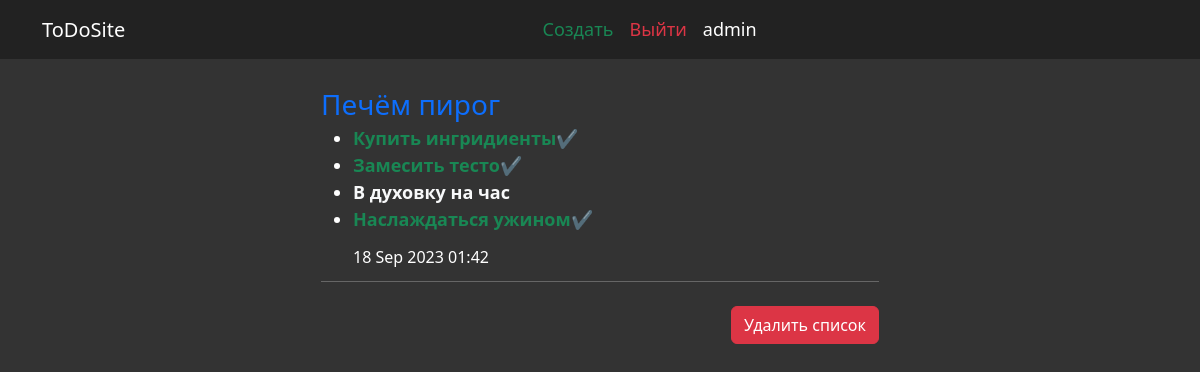
The app's page /list/detail/104/ (signed in) with its own data.
### accounts/models.py (models this page shows, shortened)
class User(AbstractBaseUser):
    email       = models.EmailField(max_length=255, blank=True)
    username    = models.CharField(max_length=255, unique=True)
    is_active   = models.BooleanField(default=True)
    staff       = models.BooleanField(default=False)
    admin       = models.BooleanField(default=False)
    timestamp   = models.DateTimeField(auto_now_add=True)
    REQUIRED_FIELDS = ['email']
    USERNAME_FIELD = 'username'
    objects = UserManager()

### core/models.py (models this page shows, shortened)
class List(models.Model):
    title = models.CharField(max_length=255, default='Список без названия', verbose_name='Список задач', blank=True, null=True)
    created_at = models.DateTimeField(auto_now_add=True, verbose_name='Дата создания')
    user = models.ForeignKey(User, on_delete=models.CASCADE, )
    def get_absolute_url(self):
        return reverse('list', kwargs={'pk':self.pk, })
    class Meta:
        verbose_name = 'Список задач'
        verbose_name_plural = 'Списки задач'

class Task(models.Model):
    title = models.CharField(max_length=255, default='Задача без названия', verbose_name='Задача', blank=True, null=True)
    description = models.TextField(blank=True, verbose_name='Описание')
    created_at = models.DateTimeField(auto_now_add=True, verbose_name='Дата создания')
    due_at  = models.DateTimeField(blank=True, null=True, verbose_name='Дата завершения')
    status = models.BooleanField(default=False, verbose_name='Статус выполнения')
    parent_task = models.ForeignKey('self', on_delete=models.CASCADE, blank=True, null=True, related_name='sub_tasks', verbose_name='Родительская задача')
    task_list = models.ForeignKey(List, on_delete=models.CASCADE, related_name='tasks',verbose_name='Список задач', blank=True, null=True)
    user = models.ForeignKey(User, on_delete=models.CASCADE, )
    def get_absolute_url(self):
        return reverse('task', kwargs={'pk':self.pk, })
    class Meta:
        verbose_name = 'Задача'
        verbose_name_plural = 'Задачи'
        ordering = ['created_at', 'title']

### core/views.py (the view)
# urls.py: path('list/detail/<int:pk>/', TaskListDetail.as_view(), name='list'),
class TaskListDetail(LoginRequiredMixin, DetailView):
    model = List
    login_url = reverse_lazy('login')
    template_name = 'list_detail.html'
    context_object_name = 'list'
    pk_url_kwarg = 'pk'
    def get_queryset(self):
        return List.objects.filter(user=self.request.user).prefetch_related('tasks', 'tasks__sub_tasks')

### templates/list_detail.html (shortened to what this page needs)
{% extends 'base_templates/base.html' %}
{% block content %}
    {% include 'base_templates/task_detail_base.html' with tasks=list.tasks.all %}
<div class="d-flex justify-content-between mt-4">
    <div class="">
        <a href="{% url 'delete_list' list.pk %}" class="btn btn-danger mb-4">Удалить список</a>
    </div>
</div>
{% endblock %}

### templates/base_templates/navbar.html (shortened to what this page needs)
<nav class="navbar navbar-expand-lg navbar-dark">
    <div class="container">
        <a class="navbar-brand" href="{% url 'tasks' %}">ToDoSite</a>
        <div class="collapse navbar-collapse" id="navbarNav">
            <ul class="navbar-nav mx-auto">
                {% if request.user.is_authenticated %}
                <li class="nav-item ml-2">
                    <a class="nav-link text-success" href="{% url 'create' %}">Создать</a>
                </li>
                <li class="nav-item ml-2">
                    <a class="nav-link text-danger" href="{% url 'logout' %}">Выйти</a>
                </li>
                <li class="nav-item ml-2">
                    <a class="nav-link" disabled>{{request.user.username}}</a>
                </li>
                {% endif %}
            </ul>
        </div>
    </div>
</nav>

### templates/base_templates/task_detail_base.html
<a href="{{list.get_absolute_url}}" class="fs-3 text-decoration-none">{{ list.title }}</a>
<ul class='mb-3'>
  {% for task in tasks %}
    <li>{% include 'base_templates/task_status_base.html' with task=task %}</li>
  {% endfor %}
  <p class="fw-light lh-1 fs-6 mt-3">{{list.created_at|date:"d M Y H:i"}}</p>
</ul>
<hr>

### templates/base_templates/task_status_base.html
{% if task.status %}
    <a href="{{task.get_absolute_url}}" class="fw-semibold d-block text-success">{{ task.title }}✔️</a>
    {% else %}
    <a href="{{task.get_absolute_url}}" class="fw-semibold d-block text-light">{{ task.title }}</a>
{% endif %}

### static/style.css (style rules this page uses)
body { font-size: 18px; font-weight: semibold; color: white; }
body { background-color: #333; }
.navbar { background-color: #222; }
.navbar-dark .navbar-nav .nav-link { color: white; }
#container a { position: relative; text-decoration: none; }
#container a::before { content: ""; position: absolute; top: 0; left: 0; right: 0; bottom: 0; opacity: 0; border-radius: 3px; transition: opacity 0.3s; pointer-events: none; }

### records on screen
User: user.username "admin"
List: title "Печём пирог", created_at "18 Sep 2023 01:42"
Task: title "Купить ингридиенты"
Task: title "Замесить тесто"
Task: title "В духовку на час"
Task: title "Наслаждаться ужином"
